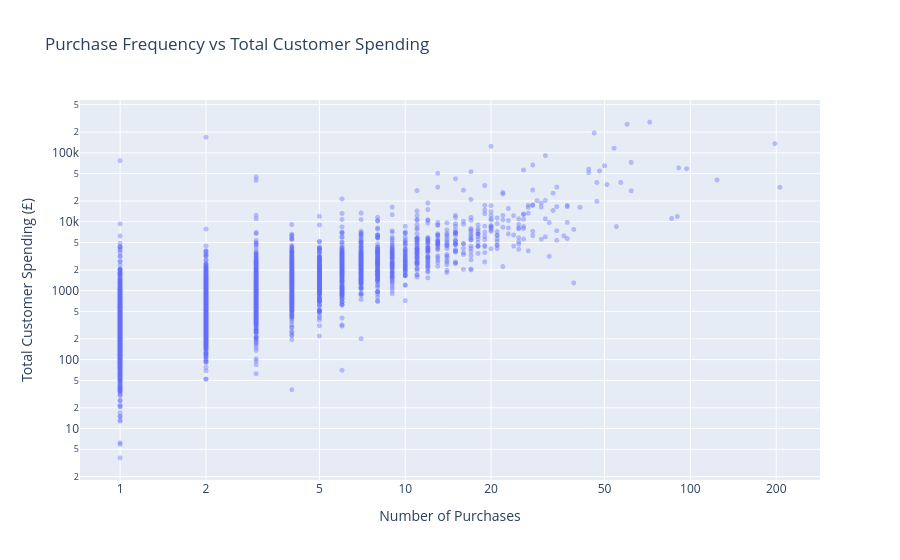

The notebook cell this image was saved under:
### Markdown cell above
## Purchase Frequency and Customer Spending

A scatter plot will be used to investigate whether customers who place more orders also tend to spend more.

### Code cell
# Create a scatter plot of purchase frequency against customer spending
fig = px.scatter(
    customer_summary,
    x='Purchase_Frequency',
    y='Total_Spend',
    hover_data=['CustomerID'],
    log_x=True,
    log_y=True,
    opacity=0.4,
    title='Purchase Frequency vs Total Customer Spending',
    labels={
        'Purchase_Frequency': 'Number of Purchases',
        'Total_Spend': 'Total Customer Spending (£)'
    }
)

# Make points smaller and improve the x-axis labels
fig.update_traces(marker=dict(size=5))

fig.update_xaxes(
    tickvals=[1, 2, 5, 10, 20, 50, 100, 200],
    ticktext=['1', '2', '5', '10', '20', '50', '100', '200']
)

fig.show()

### Figure 1 — Plotly figure (JSON) as saved in the notebook; plotly's stock layout.template omitted (floating-point values rounded to 4 significant figures; data arrays with more than 128 entries replaced by an {"elided": "..."} marker saying what was removed)
{"data": [{"customdata": {"elided": "4333x1 int values"}, "hovertemplate": "Number of Purchases=%{x}<br>Total Customer Spending (£)=%{y}<br>CustomerID=%{customdata[0]}<extra></extra>", "legendgroup": "", "marker": {"color": "#636efa", "opacity": 0.4, "size": 5, "symbol": "circle"}, "mode": "markers", "name": "", "showlegend": false, "type": "scattergl", "x": {"elided": "4333 int values"}, "xaxis": "x", "y": {"elided": "4333 float values"}, "yaxis": "y"}], "layout": {"legend": {"tracegroupgap": 0}, "title": {"text": "Purchase Frequency vs Total Customer Spending"}, "xaxis": {"anchor": "y", "domain": [0, 1], "ticktext": ["1", "2", "5", "10", "20", "50", "100", "200"], "tickvals": [1, 2, 5, 10, 20, 50, 100, 200], "title": {"text": "Number of Purchases"}, "type": "log"}, "yaxis": {"anchor": "x", "domain": [0, 1], "title": {"text": "Total Customer Spending (£)"}, "type": "log"}}}
